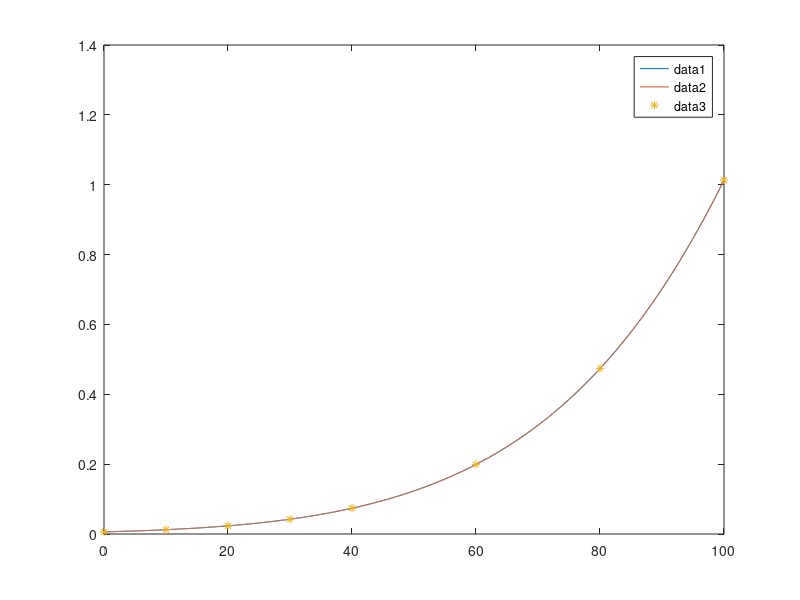

Recreate this plot in MATLAB.
temperature = [0 10 20 30 40 60 80 100];
pressure = [0.0061 0.0123 0.0234 0.0424 0.0738 0.1992 0.4736 1.0133];

%a.) two least squares approximations
f2 = polyfit(temperature, pressure, 7)
f5 = polyfit(temperature, pressure, 8)
p2 = polyval(f2, 45);
p5 = polyval(f5, 45);
true_val = 0.095848;
err_f2 = abs(p2-true_val);
err_f5 = abs(p5-true_val);
printf("a.)\n");
printf("approx for polynomial fct of order 2: %f\n",p2);
printf("approx for polynomial fct of order 5: %f\n",p5);
printf("\n");
printf("error for order 2:%f\n", err_f2);
printf("error for order 2:%f\n", err_f5);

%plot
x = 0 : 0.01 : 100;
pt1 = polyval(f2, x);
pt2 = polyval(f5, x);
plot(x, pt1, x, pt2, temperature, pressure, "*")
legend